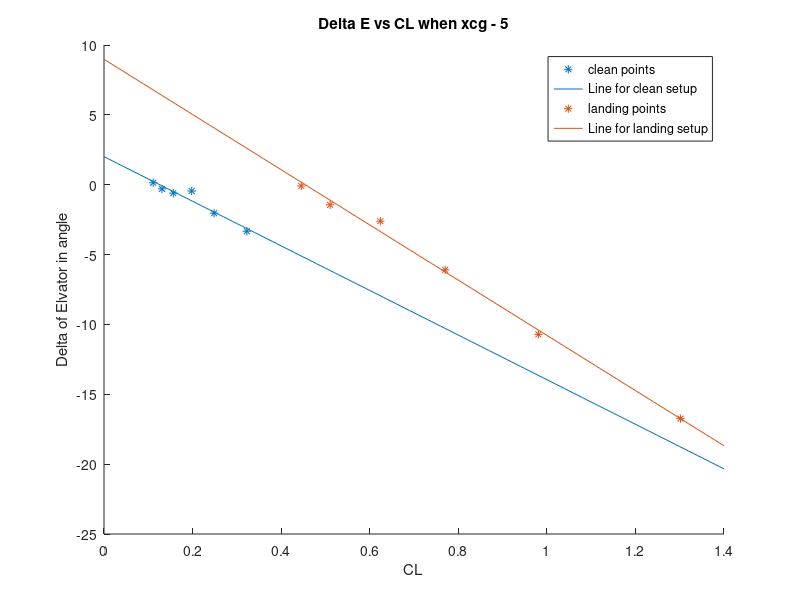

Write the MATLAB code that produced this figure.
%%
%for cg plus 5
clear 
clc

IAS = [240,221,202,179.5,160.1,140.5].*0.5144;
rho = 1.225;
MassOfFuel=(3100+[971.6,969.3,965.1,961.4,956.1,953.9]).*0.453592;
WeightOfFuel = MassOfFuel.*9.81;
CL = WeightOfFuel./(0.5.*rho.*IAS.^2.*17.48);
AoA=[-0.55,-0.18,-0.15,-0.047,1.004,2.144];

p1=polyfit(AoA,CL,1);
scatter(AoA,CL);
range = [-10:0.1:10];
hold on
plot(range,p1(1).*range + p1(2));
%%
%High lift mode
IAS_landing = [119.3,111.3,100.6,90.5,80.2,69.6].*0.5144;
rho = 1.225;
MassOfFuel_landing=(3100+[936.8,926.9,920.8,917.6,917,914.6]).*0.453592;
WeightOfFuel_landing = MassOfFuel_landing.*9.81;
CL_landing = WeightOfFuel_landing./(0.5.*rho.*IAS_landing.^2.*17.48);
AoA_landing=[-5.248,-4.286,-3.312,-0.781,2.33,6.249];

hold on
scatter(AoA_landing,CL_landing,'*');
p2 = polyfit(AoA_landing,CL_landing,1);
hold on
plot(range,p2(1).*range+p2(2));
legend('points for clean setup','line for clean setup','points for landing setup','line for landing setup');
xlabel('Angel of attack in degree');
ylabel('CL(Coefficient of life)');
title('CL vs AoA for zero xcg - 5');
hold off
%%
%for de and CL
%for clean condition xcg-5

rangeCL=[0:0.01:1.4];
deltaE=[+0.01*14,-0.01*30,-0.02*30,-0.015*30,-0.068*30,-0.111*30];
scatter(CL,deltaE,'*');
pdeltaE = polyfit(CL,deltaE,1);
hold on
plot(rangeCL,pdeltaE(1).*rangeCL+pdeltaE(2));
hold on

%landing
deltaE_landing=[-0.003*30,-0.048*30,-0.087*30,-0.203*30,-0.357*30,-0.558*30];
scatter(CL_landing,deltaE_landing,'*');
pdeltaE_landing = polyfit(CL_landing,deltaE_landing,1);
hold on
plot(rangeCL,pdeltaE_landing(1).*rangeCL+pdeltaE_landing(2));
title('Delta E vs CL when xcg - 5')
xlabel('CL')
ylabel('Delta of Elvator in angle');
legend('clean points','Line for clean setup','landing points','Line for landing setup');

%clean dDeltaE/dCl = -15.9628
%landing = -19.7590
